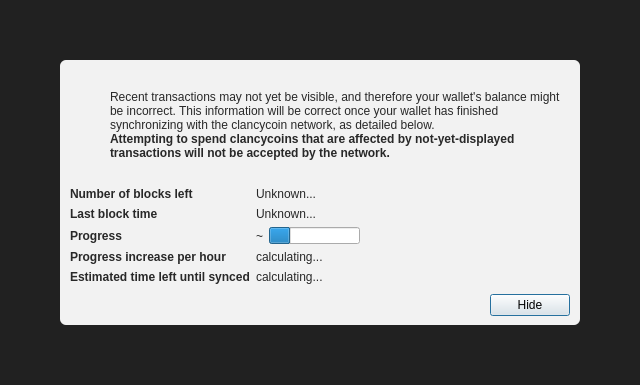
<?xml version="1.0" encoding="UTF-8"?>
<ui version="4.0">
 <class>ModalOverlay</class>
 <widget class="ModalOverlay" name="ModalOverlay">
  <property name="geometry">
   <rect>
    <x>0</x>
    <y>0</y>
    <width>640</width>
    <height>385</height>
   </rect>
  </property>
  <property name="windowTitle">
   <string>Form</string>
  </property>
  <layout class="QVBoxLayout" name="verticalLayout" stretch="0">
   <property name="sizeConstraint">
    <enum>QLayout::SetDefaultConstraint</enum>
   </property>
   <property name="leftMargin">
    <number>0</number>
   </property>
   <property name="topMargin">
    <number>0</number>
   </property>
   <property name="rightMargin">
    <number>0</number>
   </property>
   <property name="bottomMargin">
    <number>0</number>
   </property>
   <item>
    <widget class="QWidget" name="bgWidget" native="true">
     <property name="styleSheet">
      <string notr="true">#bgWidget { background: rgba(0,0,0,220); }</string>
     </property>
     <layout class="QVBoxLayout" name="verticalLayoutMain" stretch="1">
      <property name="leftMargin">
       <number>60</number>
      </property>
      <property name="topMargin">
       <number>60</number>
      </property>
      <property name="rightMargin">
       <number>60</number>
      </property>
      <property name="bottomMargin">
       <number>60</number>
      </property>
      <item>
       <widget class="QWidget" name="contentWidget" native="true">
        <property name="styleSheet">
         <string notr="true">#contentWidget { background: rgba(255,255,255,240); border-radius: 6px; }

QLabel { color: rgb(40,40,40);  }</string>
        </property>
        <layout class="QVBoxLayout" name="verticalLayoutSub" stretch="1,0,0,0">
         <property name="spacing">
          <number>0</number>
         </property>
         <property name="leftMargin">
          <number>10</number>
         </property>
         <property name="topMargin">
          <number>10</number>
         </property>
         <property name="rightMargin">
          <number>10</number>
         </property>
         <property name="bottomMargin">
          <number>10</number>
         </property>
         <item>
          <layout class="QHBoxLayout" name="horizontalLayoutIconText" stretch="0,1">
           <property name="topMargin">
            <number>20</number>
           </property>
           <item>
            <layout class="QVBoxLayout" name="verticalLayoutIcon">
             <property name="leftMargin">
              <number>0</number>
             </property>
             <item>
              <widget class="QPushButton" name="warningIcon">
               <property name="enabled">
                <bool>false</bool>
               </property>
               <property name="text">
                <string/>
               </property>
               <property name="icon">
                <iconset>
                 <normaloff>:/icons/warning</normaloff>
                 <disabledoff>:/icons/warning</disabledoff>:/icons/warning</iconset>
               </property>
               <property name="iconSize">
                <size>
                 <width>48</width>
                 <height>48</height>
                </size>
               </property>
               <property name="flat">
                <bool>true</bool>
               </property>
              </widget>
             </item>
             <item>
              <spacer name="verticalSpacerWarningIcon">
               <property name="orientation">
                <enum>Qt::Vertical</enum>
               </property>
               <property name="sizeHint" stdset="0">
                <size>
                 <width>20</width>
                 <height>40</height>
                </size>
               </property>
              </spacer>
             </item>
            </layout>
           </item>
           <item>
            <layout class="QVBoxLayout" name="verticalLayoutInfoText">
             <property name="leftMargin">
              <number>0</number>
             </property>
             <property name="topMargin">
              <number>0</number>
             </property>
             <item>
              <widget class="QLabel" name="infoText">
               <property name="text">
                <string>Recent transactions may not yet be visible, and therefore your wallet's balance might be incorrect. This information will be correct once your wallet has finished synchronizing with the clancycoin network, as detailed below.</string>
               </property>
               <property name="textFormat">
                <enum>Qt::RichText</enum>
               </property>
               <property name="wordWrap">
                <bool>true</bool>
               </property>
              </widget>
             </item>
             <item>
              <widget class="QLabel" name="infoTextStrong">
               <property name="font">
                <font>
                 <weight>75</weight>
                 <bold>true</bold>
                </font>
               </property>
               <property name="text">
                <string>Attempting to spend clancycoins that are affected by not-yet-displayed transactions will not be accepted by the network.</string>
               </property>
               <property name="textFormat">
                <enum>Qt::RichText</enum>
               </property>
               <property name="wordWrap">
                <bool>true</bool>
               </property>
              </widget>
             </item>
             <item>
              <spacer name="verticalSpacerInTextSpace">
               <property name="orientation">
                <enum>Qt::Vertical</enum>
               </property>
               <property name="sizeHint" stdset="0">
                <size>
                 <width>20</width>
                 <height>40</height>
                </size>
               </property>
              </spacer>
             </item>
            </layout>
           </item>
          </layout>
         </item>
         <item>
          <spacer name="verticalSpacerAfterText">
           <property name="orientation">
            <enum>Qt::Vertical</enum>
           </property>
           <property name="sizeHint" stdset="0">
            <size>
             <width>20</width>
             <height>40</height>
            </size>
           </property>
          </spacer>
         </item>
         <item>
          <layout class="QFormLayout" name="formLayout">
           <property name="fieldGrowthPolicy">
            <enum>QFormLayout::FieldsStayAtSizeHint</enum>
           </property>
           <property name="horizontalSpacing">
            <number>6</number>
           </property>
           <property name="verticalSpacing">
            <number>6</number>
           </property>
           <property name="topMargin">
            <number>10</number>
           </property>
           <item row="0" column="0">
            <widget class="QLabel" name="labelNumberOfBlocksLeft">
             <property name="font">
              <font>
               <weight>75</weight>
               <bold>true</bold>
              </font>
             </property>
             <property name="text">
              <string>Number of blocks left</string>
             </property>
            </widget>
           </item>
           <item row="0" column="1">
            <widget class="QLabel" name="numberOfBlocksLeft">
             <property name="text">
              <string>Unknown...</string>
             </property>
            </widget>
           </item>
           <item row="1" column="0">
            <widget class="QLabel" name="labelLastBlockTime">
             <property name="font">
              <font>
               <weight>75</weight>
               <bold>true</bold>
              </font>
             </property>
             <property name="text">
              <string>Last block time</string>
             </property>
            </widget>
           </item>
           <item row="1" column="1">
            <widget class="QLabel" name="newestBlockDate">
             <property name="sizePolicy">
              <sizepolicy hsizetype="Maximum" vsizetype="Preferred">
               <horstretch>0</horstretch>
               <verstretch>0</verstretch>
              </sizepolicy>
             </property>
             <property name="text">
              <string>Unknown...</string>
             </property>
            </widget>
           </item>
           <item row="2" column="0">
            <widget class="QLabel" name="labelSyncDone">
             <property name="font">
              <font>
               <weight>75</weight>
               <bold>true</bold>
              </font>
             </property>
             <property name="text">
              <string>Progress</string>
             </property>
            </widget>
           </item>
           <item row="2" column="1">
            <layout class="QHBoxLayout" name="horizontalLayoutSync" stretch="0,1">
             <item>
              <widget class="QLabel" name="percentageProgress">
               <property name="text">
                <string notr="true">~</string>
               </property>
              </widget>
             </item>
             <item>
              <widget class="QProgressBar" name="progressBar">
               <property name="value">
                <number>24</number>
               </property>
               <property name="format">
                <string/>
               </property>
              </widget>
             </item>
            </layout>
           </item>
           <item row="4" column="0">
            <widget class="QLabel" name="labelProgressIncrease">
             <property name="font">
              <font>
               <weight>75</weight>
               <bold>true</bold>
              </font>
             </property>
             <property name="text">
              <string>Progress increase per hour</string>
             </property>
            </widget>
           </item>
           <item row="4" column="1">
            <widget class="QLabel" name="progressIncreasePerH">
             <property name="text">
              <string>calculating...</string>
             </property>
            </widget>
           </item>
           <item row="5" column="0">
            <widget class="QLabel" name="labelEstimatedTimeLeft">
             <property name="font">
              <font>
               <weight>75</weight>
               <bold>true</bold>
              </font>
             </property>
             <property name="text">
              <string>Estimated time left until synced</string>
             </property>
            </widget>
           </item>
           <item row="5" column="1">
            <widget class="QLabel" name="expectedTimeLeft">
             <property name="text">
              <string>calculating...</string>
             </property>
            </widget>
           </item>
          </layout>
         </item>
         <item>
          <layout class="QHBoxLayout" name="horizontalLayoutButtons">
           <property name="leftMargin">
            <number>10</number>
           </property>
           <property name="topMargin">
            <number>10</number>
           </property>
           <item>
            <spacer name="horizontalSpacer">
             <property name="orientation">
              <enum>Qt::Horizontal</enum>
             </property>
             <property name="sizeHint" stdset="0">
              <size>
               <width>40</width>
               <height>20</height>
              </size>
             </property>
            </spacer>
           </item>
           <item>
            <widget class="QPushButton" name="closeButton">
             <property name="text">
              <string>Hide</string>
             </property>
             <property name="focusPolicy">
              <enum>Qt::StrongFocus</enum>
             </property>
             <property name="default">
              <bool>true</bool>
             </property>
            </widget>
           </item>
          </layout>
         </item>
        </layout>
       </widget>
      </item>
     </layout>
    </widget>
   </item>
  </layout>
 </widget>
 <customwidgets>
  <customwidget>
   <class>ModalOverlay</class>
   <extends>QWidget</extends>
   <header>qt/modaloverlay.h</header>
   <container>1</container>
  </customwidget>
 </customwidgets>
 <resources/>
 <connections/>
</ui>
